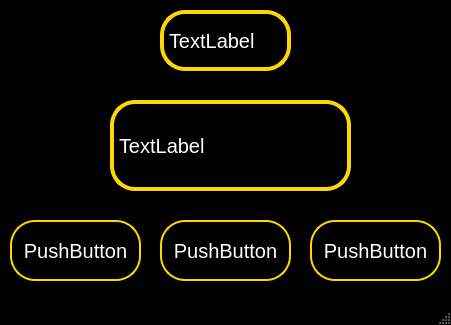
<?xml version="1.0" encoding="UTF-8"?>
<ui version="4.0">
 <class>MainWindow</class>
 <widget class="QMainWindow" name="MainWindow">
  <property name="geometry">
   <rect>
    <x>0</x>
    <y>0</y>
    <width>451</width>
    <height>325</height>
   </rect>
  </property>
  <property name="windowTitle">
   <string>MainWindow</string>
  </property>
  <property name="styleSheet">
   <string notr="true">QMainWindow{
background-color: umber;
color: white;
font-size: 20px;


}
</string>
  </property>
  <widget class="QWidget" name="centralwidget">
   <widget class="QPushButton" name="pushButton">
    <property name="geometry">
     <rect>
      <x>10</x>
      <y>220</y>
      <width>131</width>
      <height>61</height>
     </rect>
    </property>
    <property name="styleSheet">
     <string notr="true">QPushButton{
background-color: umber;
color: white;
font-size: 20px;
border: 2px solid gold;
border-radius: 25px;
}

QPushButton:hover{
background-color: indigo;
border: 4px solid gold;
border-radius: 25px
}</string>
    </property>
    <property name="text">
     <string>PushButton</string>
    </property>
   </widget>
   <widget class="QPushButton" name="pushButton_2">
    <property name="geometry">
     <rect>
      <x>160</x>
      <y>220</y>
      <width>131</width>
      <height>61</height>
     </rect>
    </property>
    <property name="styleSheet">
     <string notr="true">QPushButton{
background-color: umber;
color: white;
font-size: 20px;
border: 2px solid gold;
border-radius: 25px;
}

QPushButton:hover{
background-color: indigo;
border: 4px solid gold;
border-radius: 25px
}</string>
    </property>
    <property name="text">
     <string>PushButton</string>
    </property>
   </widget>
   <widget class="QPushButton" name="pushButton_3">
    <property name="geometry">
     <rect>
      <x>310</x>
      <y>220</y>
      <width>131</width>
      <height>61</height>
     </rect>
    </property>
    <property name="styleSheet">
     <string notr="true">QPushButton{
background-color: umber;
color: white;
font-size: 20px;
border: 2px solid gold;
border-radius: 25px;
}

QPushButton:hover{
background-color: indigo;
border: 4px solid gold;
border-radius: 25px
}</string>
    </property>
    <property name="text">
     <string>PushButton</string>
    </property>
   </widget>
   <widget class="QLabel" name="label">
    <property name="geometry">
     <rect>
      <x>110</x>
      <y>100</y>
      <width>241</width>
      <height>91</height>
     </rect>
    </property>
    <property name="styleSheet">
     <string notr="true">QLabel{
background-color: umber;
color: white;
font-size: 20px;
border: 4px solid gold;
border-radius: 25px;
}
</string>
    </property>
    <property name="text">
     <string>TextLabel</string>
    </property>
   </widget>
   <widget class="QLabel" name="label_2">
    <property name="geometry">
     <rect>
      <x>160</x>
      <y>10</y>
      <width>131</width>
      <height>61</height>
     </rect>
    </property>
    <property name="styleSheet">
     <string notr="true">QLabel{
background-color: umber;
color: white;
font-size: 20px;
border: 4px solid gold;
border-radius: 25px;
}
</string>
    </property>
    <property name="text">
     <string>TextLabel</string>
    </property>
   </widget>
  </widget>
  <widget class="QMenuBar" name="menubar">
   <property name="geometry">
    <rect>
     <x>0</x>
     <y>0</y>
     <width>451</width>
     <height>21</height>
    </rect>
   </property>
  </widget>
  <widget class="QStatusBar" name="statusbar"/>
 </widget>
 <resources/>
 <connections/>
</ui>
